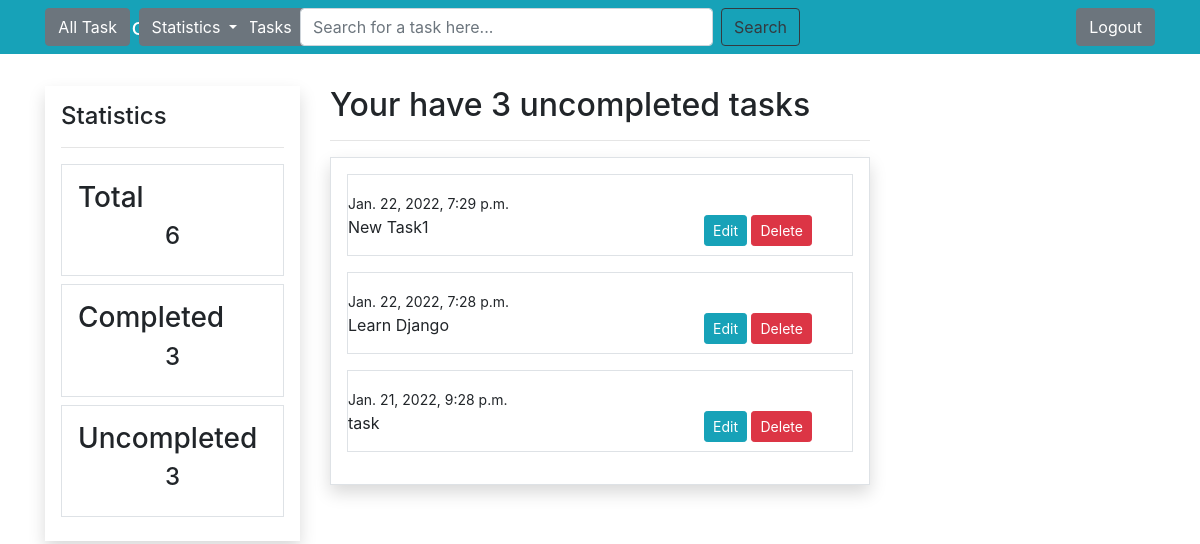
The app's page /uncompleted/ (signed in) with its own data.
### ToDo/models.py (models this page shows)
class Task(models.Model):
    user = models.ForeignKey(User, on_delete=models.CASCADE, null=True, blank=True)
    content = models.CharField(max_length=50)
    date_created = models.DateTimeField(auto_now_add=True)
    completed = models.BooleanField(default=False)
    '''
    def __str__(self):
        return f'{self.content}'
    '''
    class Meta:
        ordering = ['-date_created']

### ToDo/views.py (the view)
# urls.py: path('uncompleted/', views.show_uncompleted, name='todo-uncompleted'),
@login_required(login_url='todo-login')
def show_uncompleted(request):
    if request.user.is_authenticated:
        tasks = Task.objects.filter(user=request.session.get('user_id'))
        count_tasks = tasks.filter(user=request.session.get('user_id')).count()
        completed_tasks = Task.objects.filter(completed=True).filter(user=request.session.get('user_id'))
        count_completed_tasks = completed_tasks.filter(user=request.session.get('user_id')).count()
        un_completed_tasks = Task.objects.filter(completed=False).filter(user=request.session.get('user_id'))
        count_un_completed_tasks = un_completed_tasks.filter(user=request.session.get('user_id')).count()
        context = {
            'count_completed_tasks': count_completed_tasks,
            'count_tasks': count_tasks,
            'count_un_completed_tasks': count_un_completed_tasks,
            'un_completed_tasks': un_completed_tasks,
        }
        return render(request, 'todo/uncompleted.html', context)
    else:
        return render(request, 'Accounts/Login.html')

### templates/todo/uncompleted.html (shortened to what this page needs)
{% extends 'partials/base.html' %}
{% block content %}
{% if count_un_completed_tasks != 0 %}
<h2>Your have {{count_un_completed_tasks}} uncompleted tasks</h2>
<hr>
<div class="border p-3 shadow">
    {% for ToDo in un_completed_tasks %}
    <div class="border pt-3 mb-3">
        <small>{{ToDo.date_created}}</small>
        <div class="row">
            <div class="col-md-8">
                {% if ToDo.completed == True%}
                <p><span class="btn btn-success btn-sm"><i class="far fa-check-circle"> </i>
                </span> {{ToDo.content}}</p>
                {%else%}
                <p> {{ToDo.content}}</p>
                {%endif%}
            </div>
                <div class="col-md-4">
                    <a class="btn btn-info btn-sm" href="{% url 'update' ToDo.id %}">Edit</a>
                    <a class="btn btn-danger btn-sm" href="{% url 'delete' ToDo.id %}">Delete</a>
                </div>
            </div>
    </div>
    {%endfor%}
{% else %}
    <h1>Great Work!</h1>
    <h2> You haven Finished all tasks </h2>
{% endif %}
{% endblock %}

### records on screen
Task: date_created "Jan. 22, 2022, 7:29 p.m.", content "New Task1"
Task: date_created "Jan. 22, 2022, 7:28 p.m.", content "Learn Django"
Task: date_created "Jan. 21, 2022, 9:28 p.m.", content "task"

### other values on screen
{{ count_tasks }} "6"
{{ count_completed_tasks }} "3"
{{ count_un_completed_tasks }} "3"
